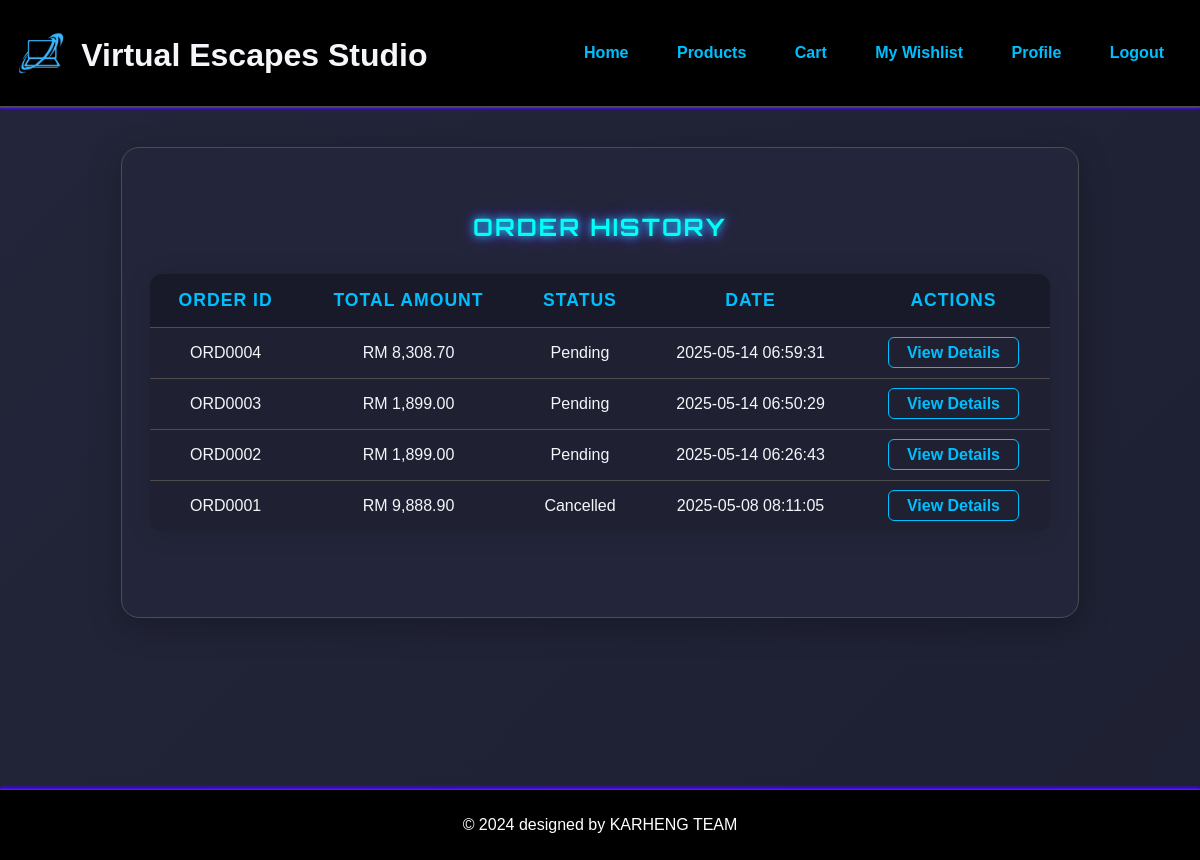
/mem_order/order_history.php (signed in), run on the app's committed database.
### tables this page shows
CREATE TABLE `orders` (
  `Order_ID` char(7) NOT NULL,
  `User_ID` char(6) NOT NULL,
  `Total_Price` decimal(10,2) NOT NULL,
  `Status` varchar(20) NOT NULL,
  `Shipping_Cost` decimal(10,2) DEFAULT NULL,
  `Order_Quantity` varchar(10) DEFAULT NULL,
  `tax_amount` decimal(10,2) DEFAULT NULL,
  `subtotal` decimal(10,2) DEFAULT NULL,
  `created_at` timestamp NOT NULL DEFAULT current_timestamp()
);

### mem_order/order_history.php (the view, shortened to what this page needs)
<?php
include '../includes/header.php';
include '../db.php';
$stmt = $conn->prepare("SELECT * FROM orders WHERE user_id = ? ORDER BY Order_ID DESC");
$stmt->execute([$_SESSION['user_id']]);
$orders = $stmt->fetchAll(PDO::FETCH_ASSOC);
?>
<div class="order-history-box">
    <h2 class="order-history-heading">Order History</h2>
    <?php if (empty($orders)): ?>
        <p>You have no orders.</p>
    <?php else: ?>
        <table class="order-history-table">
            <thead>
                <tr>
                    <th>Order ID</th>
                    <th>Total Amount</th>
                    <th>Status</th>
                    <th>Date</th>
                    <th>Actions</th>
                </tr>
            </thead>
            <tbody>
                <?php foreach ($orders as $order): ?>
                    <tr>
                        <td><?php echo $order['Order_ID']; ?></td>
                        <td>RM <?php echo number_format($order['Total_Price'], 2); ?></td>
                        <td><?php echo $order['Status']; ?></td>
                        <td><?php echo $order['created_at']; ?></td>
                        <td>
                            <a href="order_detail.php?id=<?php echo $order['Order_ID']; ?>">View Details</a>
                        </td>
                    </tr>
                <?php endforeach; ?>
            </tbody>
        </table>
    <?php endif; ?>
</div>
<?php
include '../includes/footer.php';
?>

### data on the page
orders: Order_ID "ORD0004", Total_Price "8,308.70", Status "Pending", created_at "2025-05-14 06:59:31"
orders: Order_ID "ORD0003", Total_Price "1,899.00", Status "Pending", created_at "2025-05-14 06:50:29"
orders: Order_ID "ORD0002", Total_Price "1,899.00", Status "Pending", created_at "2025-05-14 06:26:43"
orders: Order_ID "ORD0001", Total_Price "9,888.90", Status "Cancelled", created_at "2025-05-08 08:11:05"
